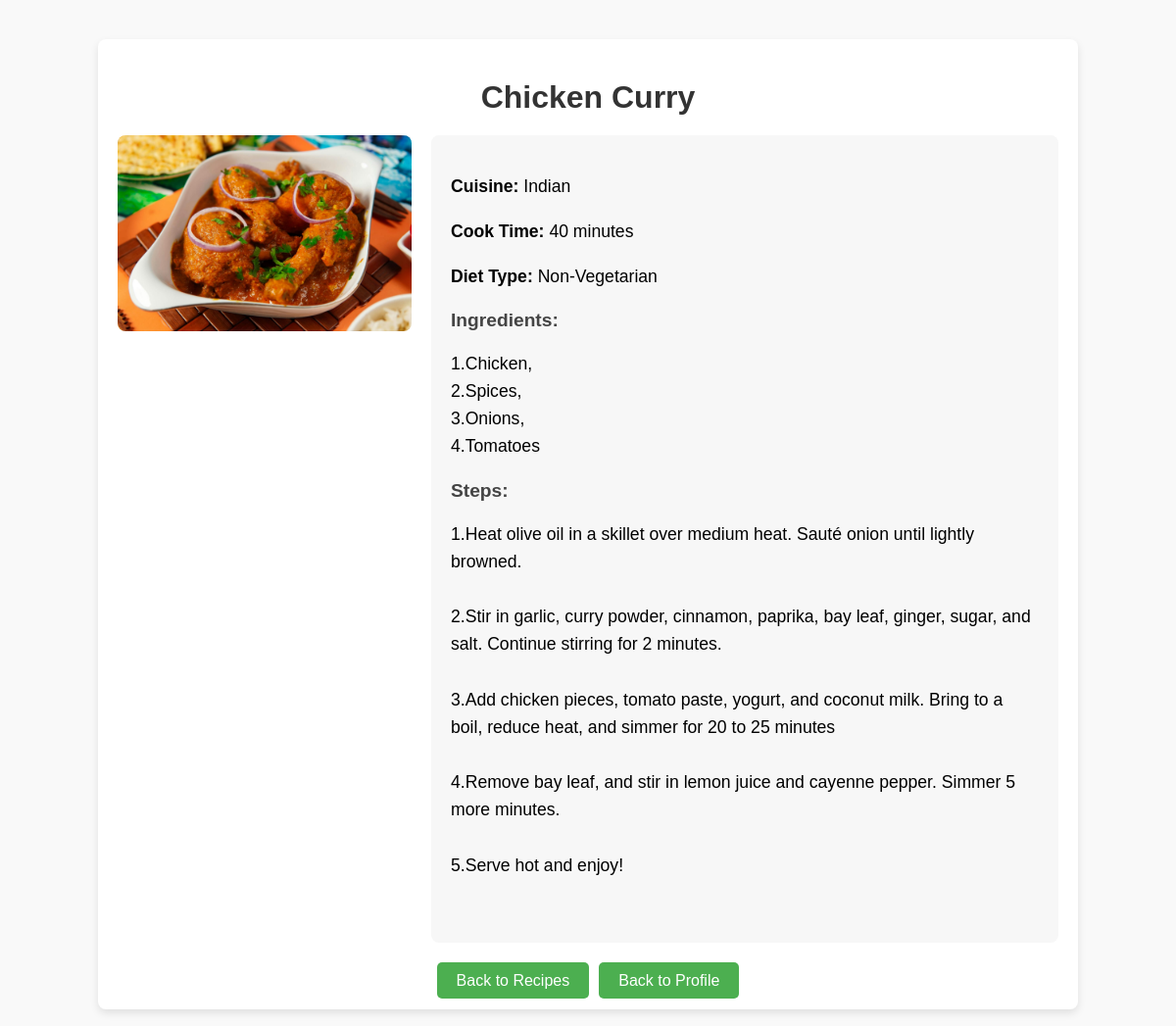
The page /recipe_details.php?id=3 on the database its author committed.
### tables this page shows
CREATE TABLE `recipes` (
  `id` int(11) NOT NULL,
  `name` varchar(100) NOT NULL,
  `ingredients` text NOT NULL,
  `steps` text NOT NULL,
  `image` varchar(255) DEFAULT NULL,
  `cuisine` varchar(50) DEFAULT NULL,
  `cook_time` int(11) DEFAULT NULL,
  `diet_type` varchar(50) DEFAULT NULL
);

### recipe_details.php (the view, shortened to what this page needs)
<?php
$conn = new mysqli("localhost", "root", "", "cookmate");
$recipe_id = $_GET['id'];
$sql = "SELECT * FROM recipes WHERE id = '$recipe_id'";
$result = $conn->query($sql);
$recipe = $result->fetch_assoc();
?>
<!DOCTYPE html>
<html lang="en">
<head>
    <link rel="stylesheet" href="css/recipe_details.css">
</head>
<body>
    <div class="recipe-details-container">
        <h1><?= htmlspecialchars($recipe['name']) ?></h1>
        <div class="recipe-details">
            <div class="recipe-image">
                <img src="<?= htmlspecialchars($recipe['image']) ?>" alt="<?= htmlspecialchars($recipe['name']) ?>"
                    class="recipe-image">
            </div>
            <div class="recipe-info">
                <p><strong>Cuisine:</strong> <?= htmlspecialchars($recipe['cuisine']) ?></p>
                <p><strong>Cook Time:</strong> <?= htmlspecialchars($recipe['cook_time']) ?> minutes</p>
                <p><strong>Diet Type:</strong> <?= htmlspecialchars($recipe['diet_type']) ?></p>
                <h3>Ingredients:</h3>
                <p><?= nl2br(htmlspecialchars($recipe['ingredients'])) ?></p>
                <h3>Steps:</h3>
                <p><?= nl2br(htmlspecialchars($recipe['steps'])) ?></p>
            </div>
        </div>
        <div class="back_buttons">
            <div class="button-container">
                <a href="recipes.php" class="back-button">Back to Recipes</a>
            </div>
            <div class="button-container">
                <a href="profile.php" class="back-button">Back to Profile</a>
            </div>
        </div>
    </div>
</body>
</html>

### css/recipe_details.css (style rules this page uses)
body { font-family: Arial, sans-serif; background-color: #f9f9f9; margin: 0; padding: 0; }
.recipe-details-container { width: 80%; margin: 40px auto; background-color: #fff; padding: 20px; border-radius: 8px; box-shadow: 0 4px 8px rgba(0, 0, 0, 0.1); }
h1 { text-align: center; color: #333; margin-bottom: 20px; }
.recipe-details { display: flex; justify-content: space-between; gap: 20px; }
.recipe-image { flex: 1; max-width: 500px; }
.recipe-image img { width: 100%; height: auto; border-radius: 8px; }
.recipe-info { flex: 2; padding: 20px; background-color: #f7f7f7; border-radius: 8px; }
.recipe-info p { font-size: 1.1em; line-height: 1.6em; }
.recipe-info h3 { margin-top: 20px; font-size: 1.2em; color: #444; }
.button-container { margin-top: 30px; text-align: center; }
.back-button { padding: 10px 20px; background-color: #4CAF50; color: white; text-decoration: none; border-radius: 5px; font-size: 16px; }
.back_buttons { display: flex; justify-content: center; align-items: center; gap: 10px; }

### rows shown on the page
recipes: name "Chicken Curry", image (picture), cuisine "Indian", cook_time "40", diet_type "Non-Vegetarian", ingredients "1.Chicken, 2.Spices, 3.Onions, 4.Tomatoes", steps "1.Heat olive oil in a skillet over medium heat. Sauté onion until lightly browned. 2.Stir in garlic, curry powder, cinnamon, paprika, bay leaf, ginger, sugar, and salt. Continue stirring for 2 minutes. 3.Add chicken pieces, tomato paste, yogurt, and coconut milk. Bring to a boil, reduce heat, and simmer for 20 to 25 minutes 4.Remove bay leaf, and stir in lemon juice and cayenne pepper. Simmer 5 more minutes. 5.Serve hot and enjoy!"
